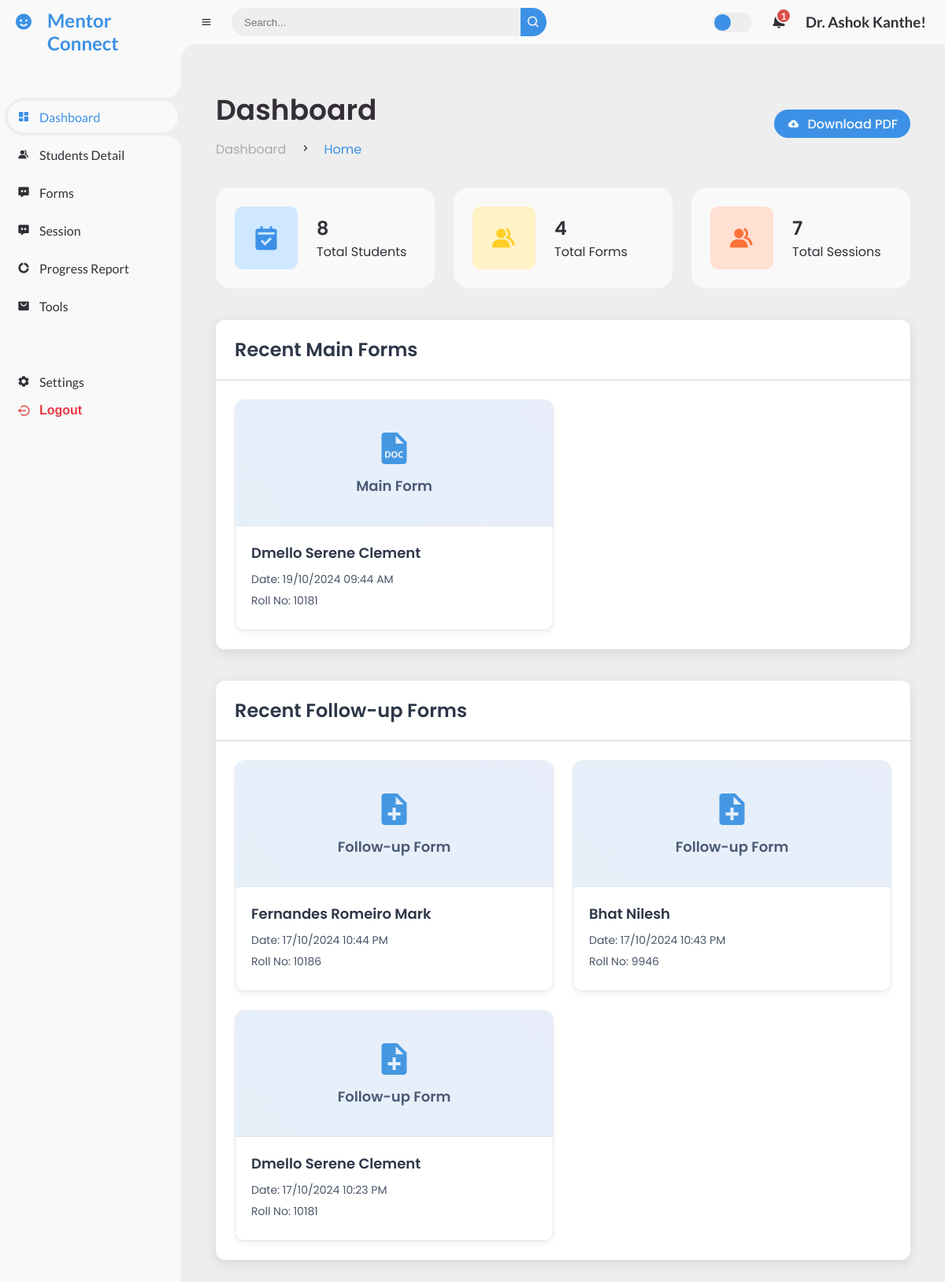
The app's page /dashboard/ (signed in), older data.
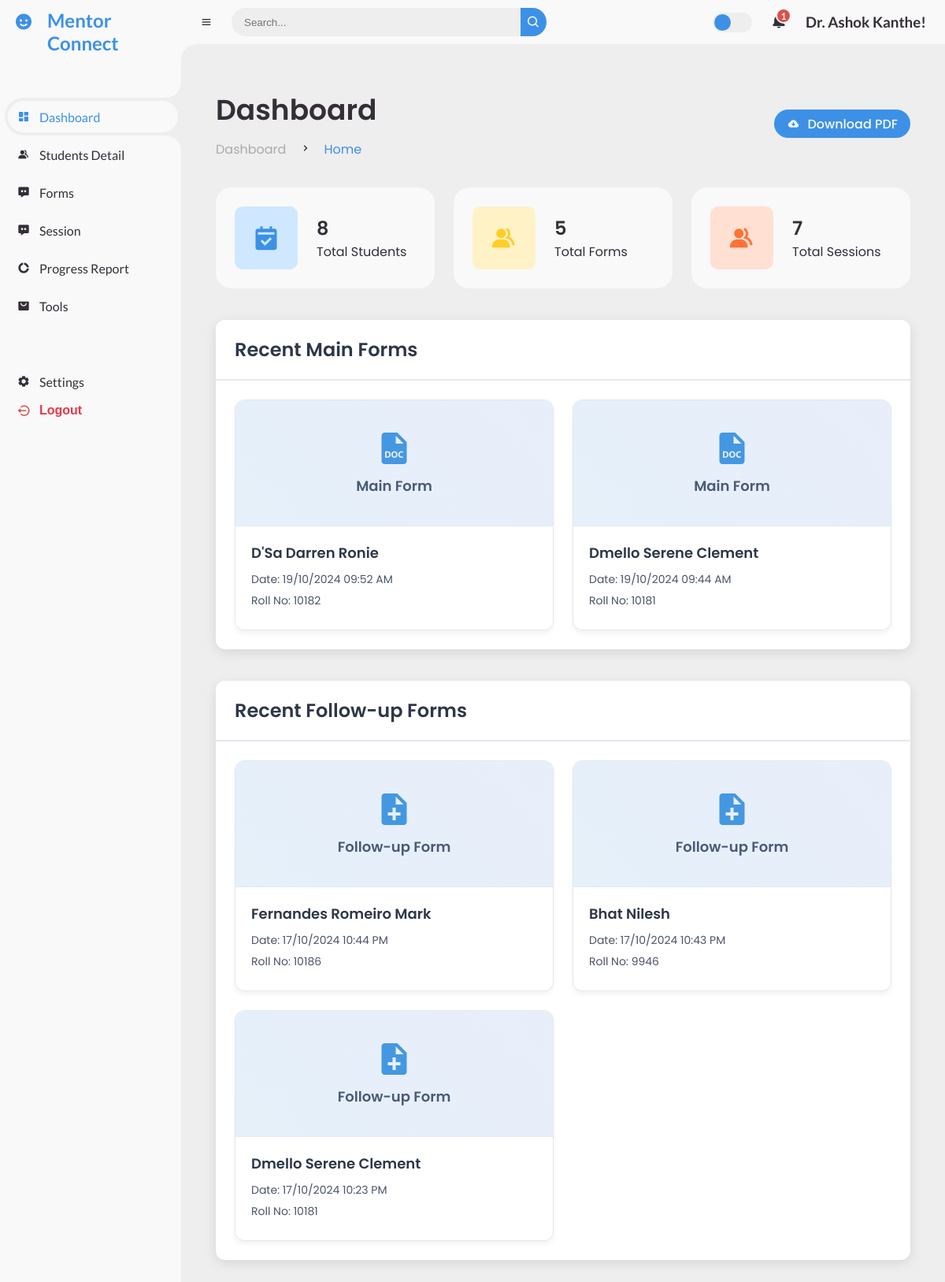
The same page, newer data.
### mentor/models.py (models this page shows, shortened)
class StudentForm(models.Model):
    student = models.ForeignKey('MentorshipData', on_delete=models.CASCADE)
    name = models.CharField(max_length=255)
    rollno = models.CharField(max_length=100, unique=True)
    mentor_name = models.CharField(max_length=255)
    atte_ise1 = models.DecimalField(max_digits=5, decimal_places=2, default=0.00)
    atte_mse = models.DecimalField(max_digits=5, decimal_places=2, default=0.00)
    attendance = models.DecimalField(max_digits=5, decimal_places=2, default=0.00)
    cts = models.DecimalField(max_digits=5, decimal_places=2, default=0.00)
    ise1 = models.DecimalField(max_digits=5, decimal_places=2, default=0.00)
    mse = models.DecimalField(max_digits=5, decimal_places=2, default=0.00)
    semcgpa = models.DecimalField(max_digits=5, decimal_places=2, default=0.00)
    counseling_dates = models.TextField(null=True, blank=True)
    question1 = models.TextField(null=True, blank=True)  # Allow NULL values
    question2 = models.TextField(null=True, blank=True)  # Allow NULL values
    question3 = models.TextField(null=True, blank=True)  # Allow NULL values
    question4 = models.TextField(null=True, blank=True)  # Allow NULL values
    question5 = models.TextField(null=True, blank=True)  # Allow NULL values
    question6 = models.TextField(null=True, blank=True)  # Allow NULL values
    question7 = models.TextField(null=True, blank=True)  # Allow NULL values
    question8 = models.TextField(null=True, blank=True)  # Allow NULL values
    question9 = models.TextField(null=True, blank=True)  # Allow NULL values
    question10 = models.TextField(null=True, blank=True)  # Allow NULL values
    question11 = models.TextField(null=True, blank=True)  # Allow NULL values
    question12 = models.TextField(null=True, blank=True)  # Allow NULL values
    Strengths = models.TextField(null=True, blank=True)
    Weakness = models.TextField(null=True, blank=True)
    Opportunities = models.TextField(null=True, blank=True)
    Challenges = models.TextField(null=True, blank=True)
    nao = models.TextField(null=True, blank=True)
    ao = models.TextField(null=True, blank=True)
    date = models.DateTimeField(default=timezone.now)
    profile_picture = models.ImageField(
        upload_to='profile_pictures/',
        blank=True,
        validators=[FileExtensionValidator(allowed_extensions=['jpg', 'jpeg', 'png'])]
    )

class StudentFollowupForm(models.Model):
    student = models.ForeignKey('MentorshipData', on_delete=models.CASCADE)
    name = models.CharField(max_length=255)
    rollno = models.CharField(max_length=100, unique=True)
    mentor_name = models.CharField(max_length=255)
    atte_ise1 = models.DecimalField(max_digits=5, decimal_places=2, default=0.00)
    atte_mse = models.DecimalField(max_digits=5, decimal_places=2, default=0.00)
    attendance = models.DecimalField(max_digits=5, decimal_places=2, default=0.00)
    ise1 = models.DecimalField(max_digits=5, decimal_places=2, default=0.00)
    mse = models.DecimalField(max_digits=5, decimal_places=2, default=0.00)
    semcgpa = models.DecimalField(max_digits=5, decimal_places=2, default=0.00)
    counseling_dates = models.TextField(null=True, blank=True)
    question1 = models.TextField(null=True, blank=True)  # Allow NULL values
    question2 = models.TextField(null=True, blank=True)  # Allow NULL values
    question3 = models.TextField(null=True, blank=True)  # Allow NULL values
    question4 = models.TextField(null=True, blank=True)  # Allow NULL values
    question5 = models.TextField(null=True, blank=True)  # Allow NULL values
    question6 = models.TextField(null=True, blank=True)  # Allow NULL values
    question7 = models.TextField(null=True, blank=True)  # Allow NULL values
    date = models.DateTimeField(default=timezone.now)
    nao = models.TextField(null=True, blank=True)
    ao = models.TextField(null=True, blank=True)

### mentor/views.py (the view)
@login_required
def mentor_dashboard(request, student_id=None):
    mentor = request.user
    students = MentorshipData.objects.filter(faculty_mentor__iexact=mentor.username.replace('_', ' '))
    total_forms = (
        StudentForm.objects.filter(student__in=students).count() +
        StudentFollowupForm.objects.filter(student__in=students).count()
    )
    total_sessions = Session.objects.filter(mentor=mentor).count()
    student = None
    if student_id:
        student = get_object_or_404(MentorshipData, id=student_id)
    recent_forms = recents(request)
    context = {
        'student': student,
        'mentor': mentor,
        'student_count': students.count(),
        'students': students,  # Pass the students to the template
        'student_names': [student.name for student in students],
        'recent_mainform': recent_forms['mainform'],
        'recent_followupform': recent_forms['followupform'],
        'total_forms': total_forms,
        'total_sessions': total_sessions,
    }
    return render(request, 'mentor_dashboard.html', context)

### mentor/templatetags/username_filters.py (called while the page is built)
@register.filter
def readable_username(value):
    return value.replace('_', ' ').title()

### mentor/views.py (called while the page is built)
@login_required
def recents(request):
    mentor = request.user
    latest_forms = StudentForm.objects.filter(mentor_name=mentor).order_by('-date')[:3]  # Now orders by both date and time
    latest_followupforms = StudentFollowupForm.objects.filter(mentor_name=mentor).order_by('-date')[:3]
    recents = {
        'mainform': latest_forms,
        'followupform': latest_followupforms
    }
    return recents

### templates/mentor_dashboard.html (shortened to what this page needs)
{% extends 'base.html' %}
{% block content %}
<div class="dashboard-container">
    <div class="head-title">
        <div class="left">
            <h1>Dashboard</h1>
            <ul class="breadcrumb">
                <li>
                    <a href="#">Dashboard</a>
                </li>
                <li><i class='bx bx-chevron-right'></i></li>
                <li>
                    <a class="active" href="#">Home</a>
                </li>
            </ul>
        </div>
        <a href="#" class="btn-download">
            <i class='bx bxs-cloud-download'></i>
            <span class="text">Download PDF</span>
        </a>
    </div>
    <ul class="box-info">
        <li>
            <a href="{% url 'form_dashboard' %}" style="text-decoration: none; color: inherit; display: contents;">
                <i class='bx bxs-calendar-check'></i>
                <span class="text">
                    <h3>{{ student_count }}</h3>
                    <p>Total Students</p>
                </span>
            </a>
        </li>
        <li>
            <a href="{% url 'form_dashboard' %}" style="text-decoration: none; color: inherit; display: contents;">
                <i class='bx bxs-group'></i>
                <span class="text">
                    <h3>{{ total_forms }}</h3>
                    <p>Total Forms</p>
                </span>
            </a>
        </li>
        <li>
            <a href="{% url 'session_list' %}" style="text-decoration: none; color: inherit; display: contents;">
                <i class='bx bxs-group'></i>
                <span class="text">
                    <h3>{{ total_sessions }}</h3>
                    <p>Total Sessions</p>
                </span>
            </a>
        </li>
    </ul>
    <div class="section-wrapper">
        <h2 class="section-title">Recent Main Forms</h2>
        <div class="section-content">
            <div class="recent">
                {% for form in recent_mainform %}
                <div class="form-item">
                    <a href="{% url 'form_student' form.student.id mentor.id %}" class="form-link">
                        <div class="form-preview">
                            <i class='bx bxs-file-doc'></i>
                            <span>Main Form</span>
                        </div>
                        <div class="form-info">
                            <h3>{{ form.name }}</h3>
                            <p>Date: {{ form.date|date:"d/m/Y h:i A" }}</p>
                            <p>Roll No: {{ form.rollno }}</p>
                        </div>
                    </a>
                </div>
                {% empty %}
                <div class="form-item no-data">
                    <p>No recent main forms available</p>
                </div>
                {% endfor %}
            </div>
        </div>
    </div>
    <div class="section-wrapper">
        <h2 class="section-title">Recent Follow-up Forms</h2>
        <div class="section-content">
            <div class="recent">
                {% for followup in recent_followupform %}
                <div class="form-item">
                    <a href="{% url 'followup_form_student' followup.student.id mentor.id %}" class="form-link">
                        <div class="form-preview">
                            <i class='bx bxs-file-plus'></i>
                            <span>Follow-up Form</span>
                        </div>
                        <div class="form-info">
                            <h3>{{ followup.name }}</h3>
                            <p>Date: {{ followup.date|date:"d/m/Y h:i A" }}</p>
                            <p>Roll No: {{ followup.rollno }}</p>
                        </div>
                    </a>
                </div>
                {% empty %}
                <div class="form-item no-data">
                    <p>No recent follow-up forms available</p>
                </div>
                {% endfor %}
            </div>
        </div>
    </div>
</div>
{% endblock %}

Row changes from the older to the newer data that the page shows:
added StudentForm: name "D'Sa Darren Ronie", date "19/10/2024 09:52 AM", rollno "10182"
Text that changed along with them:
{{ total_forms }}: "4" → "5"
